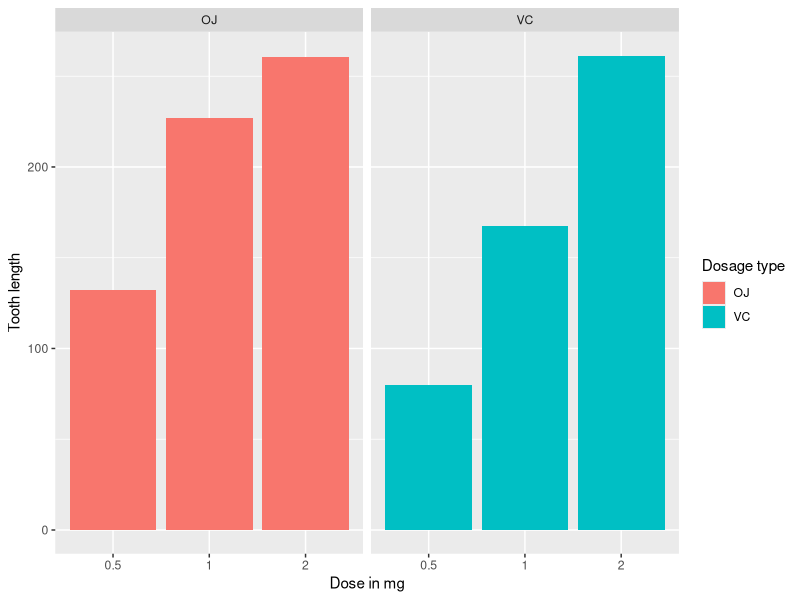

This figure's R source:
## ---- chunk 1
library(datasets)
summary(ToothGrowth)
library(ggplot2)
ggplot(data=ToothGrowth, aes(x=as.factor(dose), y=len, fill=supp)) +
    geom_bar(stat="identity",) +
    facet_grid(. ~ supp) +
    xlab("Dose in mg") +
    ylab("Tooth length") +
    guides(fill=guide_legend(title="Dosage type"))
## ---- chunk 2
fit <- lm(len ~ dose + supp, data=ToothGrowth)
summary(fit)
## ---- chunk 3
confint(fit)
